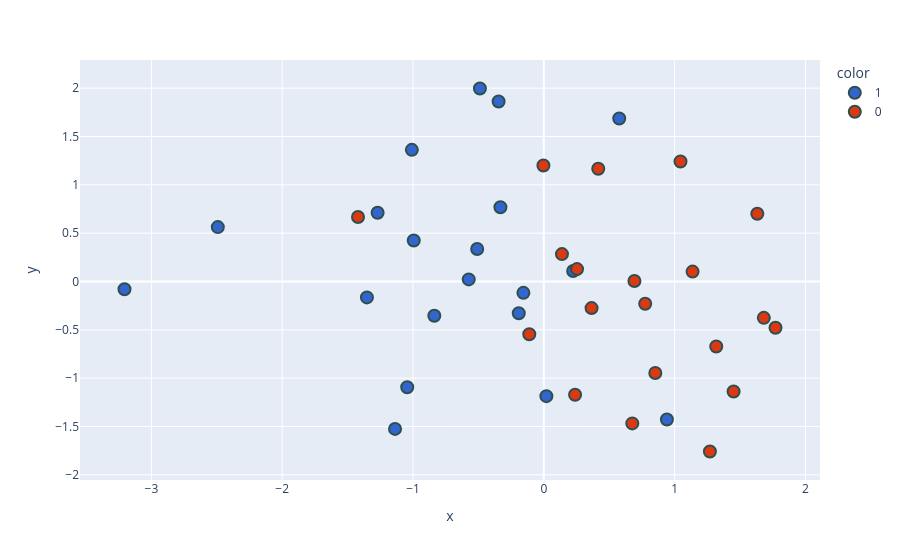

Source (notebook cell):
### Code cell
new_df['target'] = new_df['target'].astype('str')
fig = px.scatter(x=new_df['PC1'],
                 y=new_df['PC2'],
                 color=new_df['target'],
                 color_discrete_sequence=px.colors.qualitative.G10
                )

fig.update_traces(marker=dict(size=12,
                              line=dict(width=2,
                                        color='DarkSlateGrey')),
                  selector=dict(mode='markers'))
fig.show()

### Figure 1 — Plotly figure (JSON) as saved in the notebook; plotly's stock layout.template omitted (floating-point values rounded to 4 significant figures)
{"data": [{"hovertemplate": "color=1<br>x=%{x}<br>y=%{y}<extra></extra>", "legendgroup": "1", "marker": {"color": "#3366CC", "line": {"color": "DarkSlateGrey", "width": 2}, "size": 12, "symbol": "circle"}, "mode": "markers", "name": "1", "orientation": "v", "showlegend": true, "type": "scatter", "x": [0.01959, -3.206, -2.492, -1.271, -0.3457, -0.1917, -1.044, -1.353, -0.9945, -1.137, -0.3319, -0.4886, -1.009, 0.9409, -0.5741, -0.5095, 0.2244, 0.5764, -0.8372, -0.1561], "xaxis": "x", "y": [-1.186, -0.07966, 0.5628, 0.7115, 1.862, -0.3276, -1.093, -0.1643, 0.4249, -1.525, 0.7679, 1.997, 1.362, -1.428, 0.022, 0.336, 0.1091, 1.686, -0.354, -0.1174], "yaxis": "y"}, {"hovertemplate": "color=0<br>x=%{x}<br>y=%{y}<extra></extra>", "legendgroup": "0", "marker": {"color": "#DC3912", "line": {"color": "DarkSlateGrey", "width": 2}, "size": 12, "symbol": "circle"}, "mode": "markers", "name": "0", "orientation": "v", "showlegend": true, "type": "scatter", "x": [1.682, 1.137, 0.4162, -0.1112, 0.8523, 0.3651, -0.003119, 0.6764, 0.2388, 1.451, -1.421, 1.045, 1.318, 0.1386, 0.775, 0.6927, 1.771, 1.27, 0.2537, 1.632], "xaxis": "x", "y": [-0.3758, 0.1024, 1.166, -0.546, -0.9464, -0.2748, 1.2, -1.468, -1.172, -1.138, 0.6668, 1.242, -0.6724, 0.2833, -0.2294, 0.005009, -0.4785, -1.758, 0.1286, 0.7005], "yaxis": "y"}], "layout": {"legend": {"title": {"text": "color"}, "tracegroupgap": 0}, "margin": {"t": 60}, "xaxis": {"anchor": "y", "domain": [0, 1], "title": {"text": "x"}}, "yaxis": {"anchor": "x", "domain": [0, 1], "title": {"text": "y"}}}}
